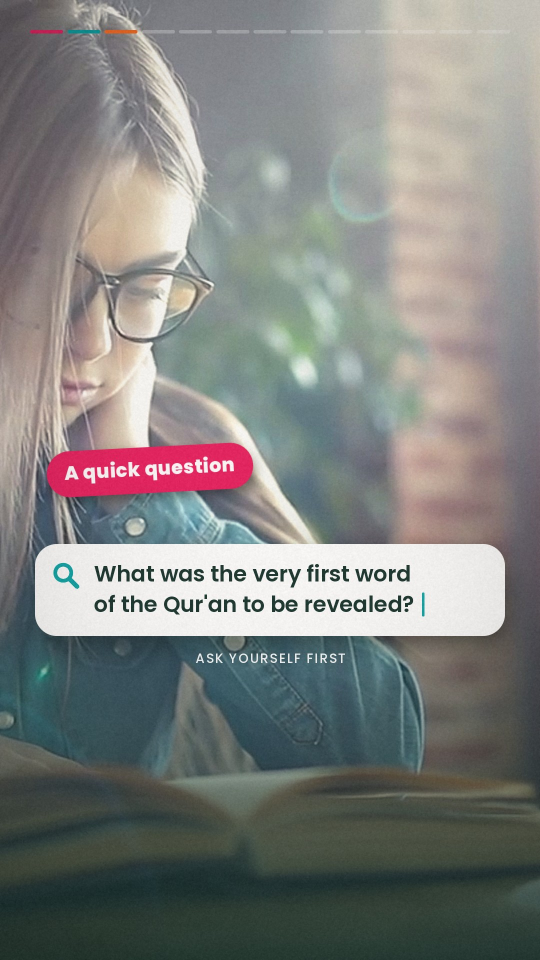
#> input picture reel/bmhc/scene_images/scene_03.jpg, 1080 x 1920 px, given in place of 0000.jpg, which was not available (shown at 1/2 size)
$ python track.py ../../reel/bmhc/scene_images/scene_03.jpg   (older library calls are emulated)
#> lines starting #> are read from the running program, lines starting #| are printed output that depends on the picture; pictures that were not available may be replaced by others from this repository, and a replacement may not be noted
### pipeline/surgery/common.py
"""Shared constants for the Clinic for Plastic Surgery (surgery B-roll + testimonial) reel."""
import os

HERE = os.path.dirname(os.path.abspath(__file__))
WS = os.environ.get('SURGERY_WORKDIR', os.path.abspath(os.path.join(HERE, '..', '..', 'workspace', 'surgery')))
os.environ.setdefault('REEL_WORKDIR', WS)  # engine.py loads fonts from $REEL_WORKDIR/fonts

FPS = 24000 / 1001
NFRAMES = 1324               # frames in the source edit
NOUT = 1324                  # output frames
FW, FH = 1440, 2560          # extracted frame size
W, H = 1080, 1920            # output size

# first frame of each shot in the source edit (ffmpeg scdet), plus the end
CUTS = [0, 89, 182, 310, 426, 492, 617, 744, 805, 843, 914, 940, 1031, 1127, 1166, 1203, 1260, NFRAMES]
SHOTS = list(zip(CUTS[:-1], CUTS[1:]))

CHARCOAL = '#333740'  # brand charcoal


# [5 lines left out: function shot_of, not called in this run]


def frame_path(fi):
    return f'{WS}/frames/{fi:04d}.jpg'


def matte_path(fi):
    return f'{WS}/matte/{fi:04d}.png'

### pipeline/surgery/track.py
"""Background camera-motion track per shot (person masked out), so text placed
"behind" her stays pinned to the wall while the camera drifts.

Writes $WS/track.json: list of [dx, dy] per frame (output px, cumulative from
the first frame of its shot, smoothed).
"""
import json, sys
import numpy as np, cv2
from scipy.ndimage import gaussian_filter1d
from common import WS, SHOTS, NFRAMES, frame_path, matte_path, W

S = 360 / W   # tracking resolution / output resolution
# region of interest per shot (fractions of frame: x0, y0, x1, y1); default: whole frame
ROI = {4: (0.0, 0.0, 0.78, 0.7), 10: (0.0, 0.0, 0.6, 1.0)}


def gray(fi):
#> called with fi = 0
    g = cv2.cvtColor(cv2.imread(frame_path(fi)), cv2.COLOR_BGR2GRAY).astype(np.float32)
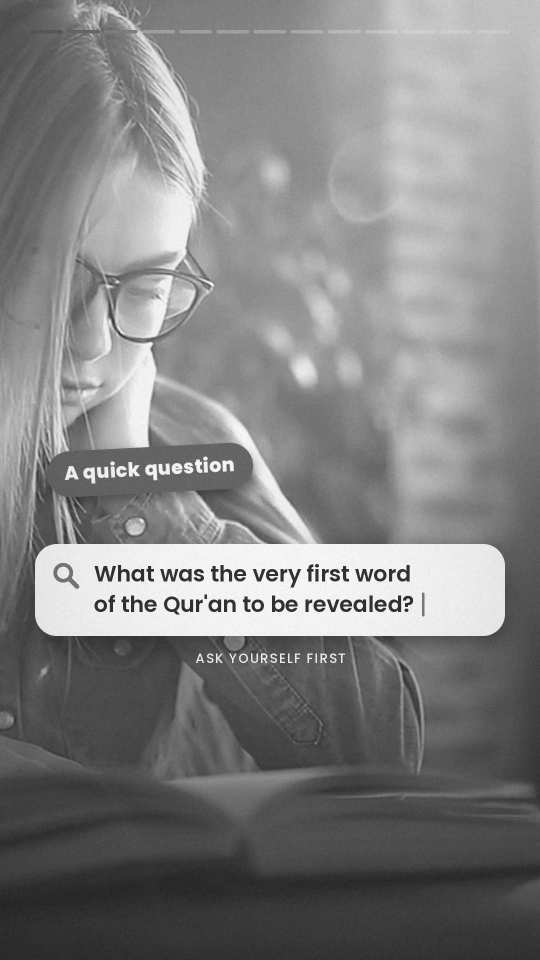
#> g: shape (1920, 1080) float32 (shown at 1/2 size); min 32, max 255, mean 129.5
    g = cv2.resize(g, (360, 640), interpolation=cv2.INTER_AREA)
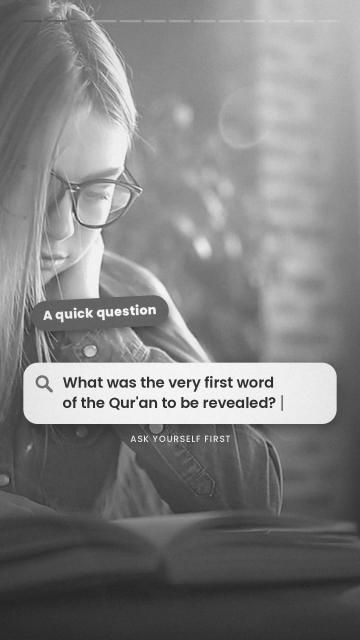
#> g: shape (640, 360) float32; min 33.89, max 248.9, mean 129.5
    m = cv2.resize(cv2.imread(matte_path(fi), 0).astype(np.float32) / 255, (360, 640), interpolation=cv2.INTER_AREA)
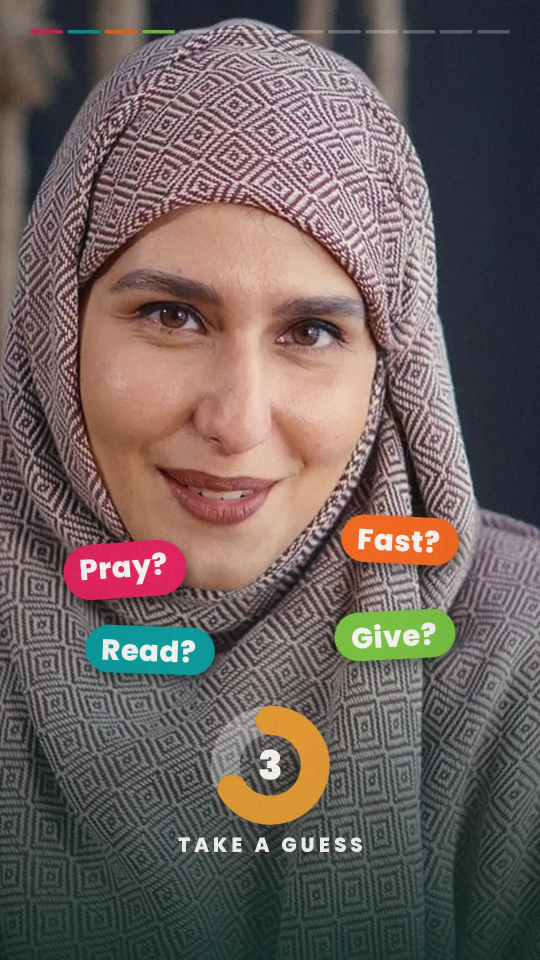
#> input picture reel/bmhc/scene_images/scene_04.jpg, 1080 x 1920 px, given in place of 0000.png, which was not available (shown at 1/2 size)
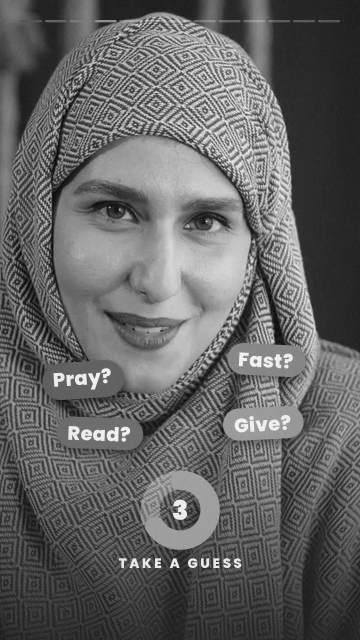
#> m: shape (640, 360) float32; min 0.0423, max 0.962, mean 0.393
    m = cv2.dilate(m, np.ones((9, 9), np.uint8))
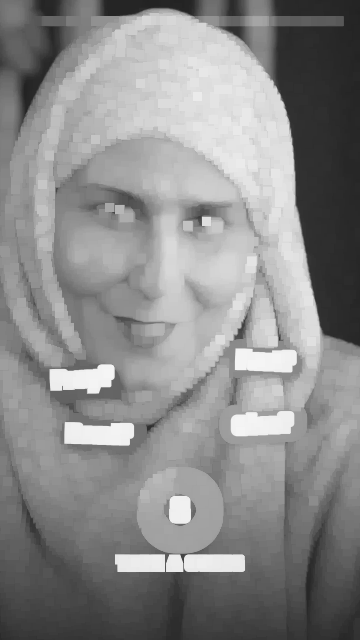
#> m: shape (640, 360) float32; min 0.135, max 0.962, mean 0.546
    bg = cv2.GaussianBlur(g, (0, 0), 25)
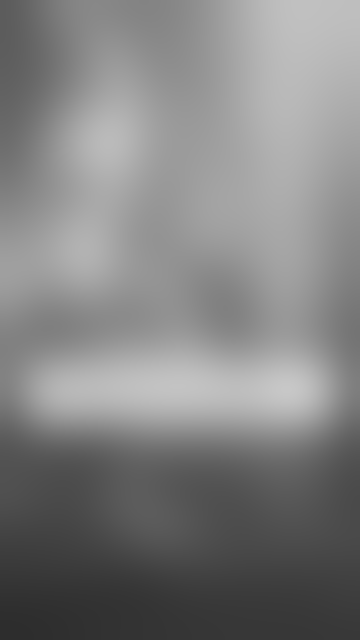
#> bg: shape (640, 360) float32; min 45.1, max 199.5, mean 129.5
    return g * (1 - m) + bg * m
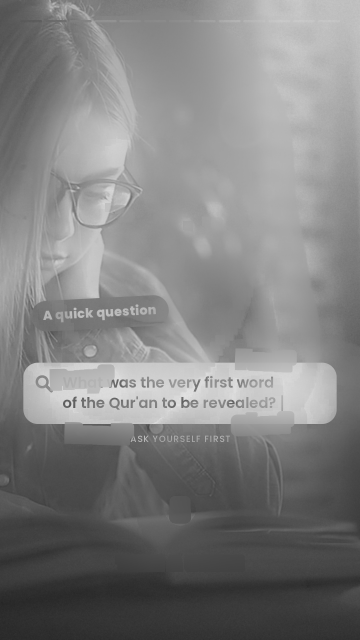
#> returned value: shape (640, 360) float32; min 37.6, max 226.6, mean 129.4


def main():
    track = np.zeros((NFRAMES, 2))
    win = None
    for k, (a, b) in enumerate(SHOTS):
        x0, y0, x1, y1 = ROI.get(k, (0, 0, 1, 1))
        sl = (slice(int(y0 * 640), int(y1 * 640)), slice(int(x0 * 360), int(x1 * 360)))
        prev = None
        acc = np.zeros(2)
        raw = []
        for fi in range(a, b):
            g = gray(fi)[sl]
            win = cv2.createHanningWindow(g.shape[::-1], cv2.CV_32F)
            if prev is not None:
                (dx, dy), r = cv2.phaseCorrelate(prev, g, win)
                if r > 0.05 and abs(dx) < 40 and abs(dy) < 40:
                    acc = acc + np.array([dx, dy]) / S
            raw.append(acc.copy())
            prev = g
        raw = np.array(raw)
        if len(raw) > 5:
            raw = gaussian_filter1d(raw, 2.0, axis=0, mode='nearest')
        track[a:b] = raw - raw[0]
        print('shot', k, 'max drift', np.abs(track[a:b]).max(0).round(1))
    json.dump(track.round(2).tolist(), open(f'{WS}/track.json', 'w'))


def jamb():
    """Shot 4 (prep room seen through a doorway): the out-of-focus door jamb in the
    foreground slides right across frame. Detect its left edge (smooth, light,
    texture-free band), fit a smooth path and save it so the renderer can treat it
    as an occluder in front of the big '8.5'."""
    a, b = SHOTS[4]
    xs, es = [], []
    for fi in range(a, min(b, a + 32)):
        g = cv2.cvtColor(cv2.imread(frame_path(fi)), cv2.COLOR_BGR2GRAY).astype(np.float32) / 255
        g = cv2.resize(g, (360, 640), interpolation=cv2.INTER_AREA)
        gx = np.abs(cv2.Sobel(g, cv2.CV_32F, 1, 0, ksize=3))
        tex = cv2.blur(gx, (9, 1))[60:420].mean(0)
        bri = g[60:420].mean(0)
        cand = (tex < 0.02) & (bri > 0.45)
        for x in range(120, 340):
            if cand[x:x + 25].mean() > 0.9:
                xs.append(fi)
                es.append(x / S)
                break
    c = np.polyfit(xs, es, 2)
    out = {}
    for fi in range(a, b):
        e = float(np.polyval(c, fi))
        if e < W + 40:
            out[fi] = round(e, 1)
    json.dump(out, open(f'{WS}/jamb.json', 'w'))
    print('jamb edge', {k: out[k] for k in list(out)[::6]})


if __name__ == '__main__':
    if len(sys.argv) > 1 and sys.argv[1] == 'jamb':
        jamb()
    else:
#> (the run stopped early here; a loop or call above may not have finished)
